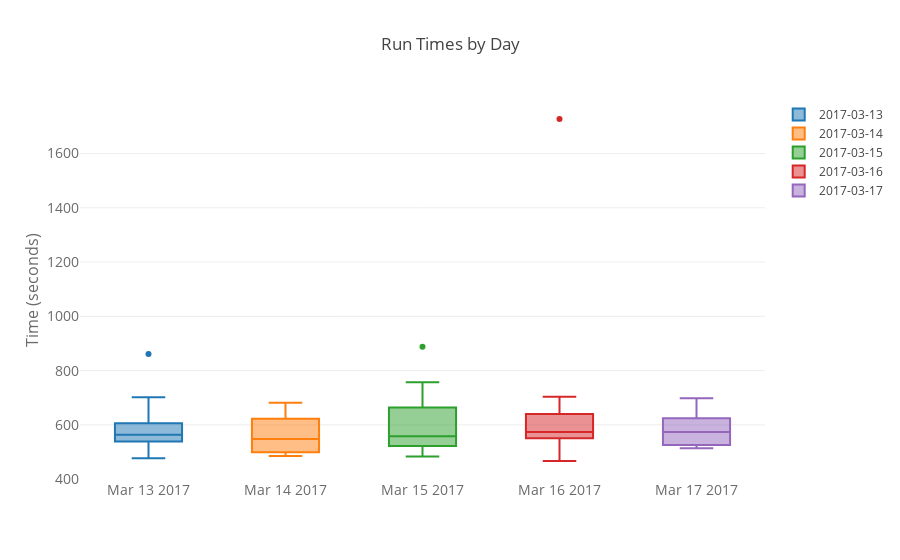

The cell this chart's notebook holds for it:
### Code cell
layout = pogo.Layout(
    title='Run Times by Day',
    xaxis=dict(
        tickformat = "%b %e %Y",
        tickfont=dict(
            size=14,
            color='rgb(107, 107, 107)'
        )
    ),
    yaxis=dict(
        title='Time (seconds)',
        titlefont=dict(
            size=16,
            color='rgb(107, 107, 107)'
        ),
        tickfont=dict(
            size=14,
            color='rgb(107, 107, 107)'
        )
    ),
)

dt_fig = pogo.Figure(data=data_times, layout=layout)
iplot(dt_fig)

### Figure 1 — Plotly figure (JSON) as saved in the notebook; plotly's stock layout.template omitted (floating-point values rounded to 4 significant figures)
{"data": [{"name": "2017-03-13", "type": "box", "y": [545, 580, 524, 551, 606, 528, 673, 702, 553, 575, 598, 861, 477.0, 539]}, {"name": "2017-03-14", "type": "box", "y": [557, 548, 622, 682, 626, 548, 617, 640, 486.0, 499.0, 524, 485.0, 499.0]}, {"name": "2017-03-15", "type": "box", "y": [637, 484.0, 525, 554, 616, 514, 757, 542, 745, 578, 888, 558, 497.0]}, {"name": "2017-03-16", "type": "box", "y": [574, 550, 704, 620, 467.0, 552, 484.0, 568, 551, 1727, 636, 615, 653]}, {"name": "2017-03-17", "type": "box", "y": [528, 619, 514, 564, 598, 521, 698, 640, 517, 571, 574, 651, 597]}], "layout": {"title": "Run Times by Day", "xaxis": {"tickfont": {"color": "rgb(107, 107, 107)", "size": 14}, "tickformat": "%b %e %Y"}, "yaxis": {"tickfont": {"color": "rgb(107, 107, 107)", "size": 14}, "title": "Time (seconds)", "titlefont": {"color": "rgb(107, 107, 107)", "size": 16}}}}
